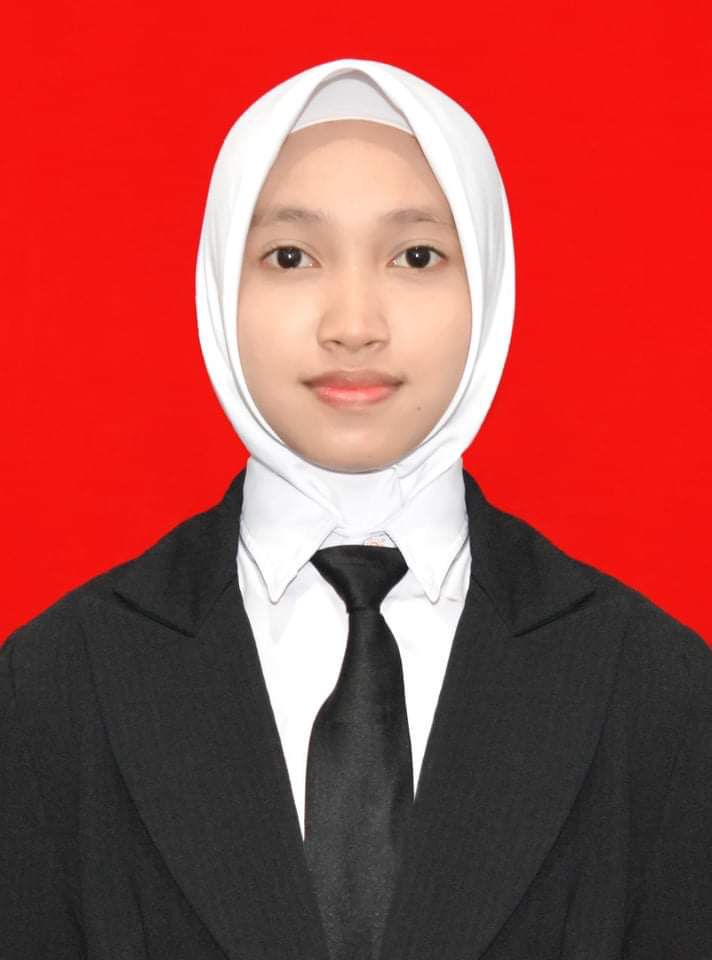
#> input picture tasya.jpeg, 712 x 960 px
$ python FilterLaplacianDomainFrekuensi.py   (older library calls are emulated)
#> lines starting #> are read from the running program, lines starting #| are printed output that depends on the picture
import cv2
import numpy as np
from numpy.fft import fft2, fftshift, ifft2

# Load the image
img = cv2.imread('tasya.jpeg', cv2.IMREAD_GRAYSCALE)
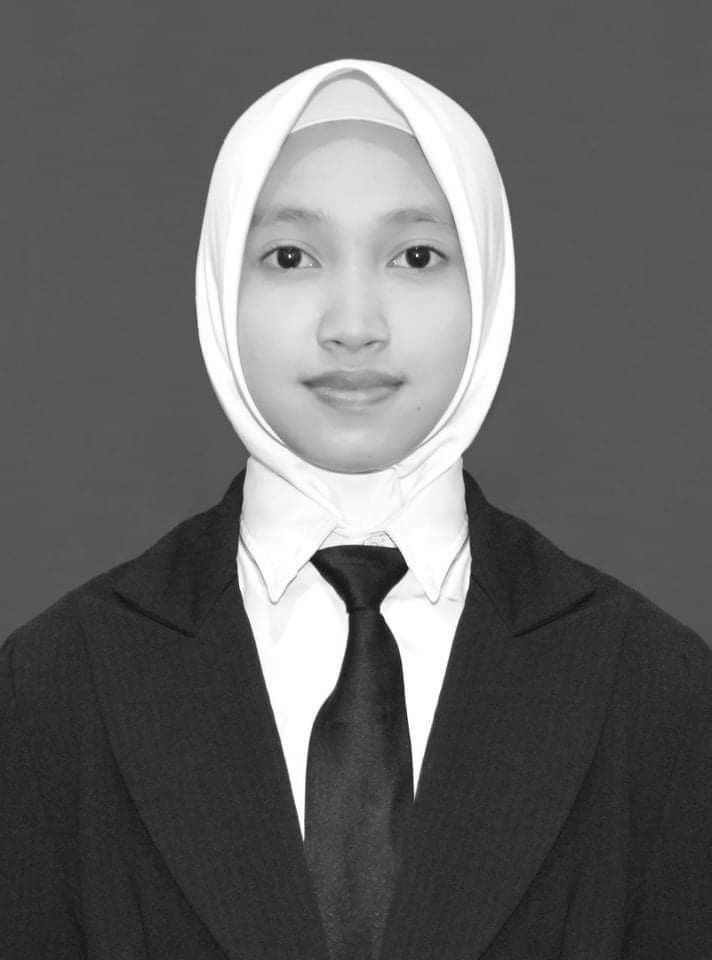
#> img: shape (960, 712); min 14, max 255, mean 101

# Calculate the FFT of the image
f = fftshift(fft2(img))

# Create a meshgrid for the Laplacian filter
rows, cols = img.shape
#> rows = 960; cols = 712
x = np.linspace(-cols/2, cols/2, cols)
#> x = 712 values from -356 to 356
y = np.linspace(-rows/2, rows/2, rows)
#> y = 960 values from -480 to 480
xx, yy = np.meshgrid(x, y)

# Create the Laplacian filter
radius = 10
L = -4 * np.pi ** 2 * (xx ** 2 + yy ** 2) / (rows ** 2 + cols ** 2)
H = np.exp(L * radius ** 2)

# Apply the Laplacian filter to the image in the frequency domain
filtered_f = f * H

# Calculate the inverse FFT of the filtered image
filtered_img = np.real(ifft2(fftshift(filtered_f)))
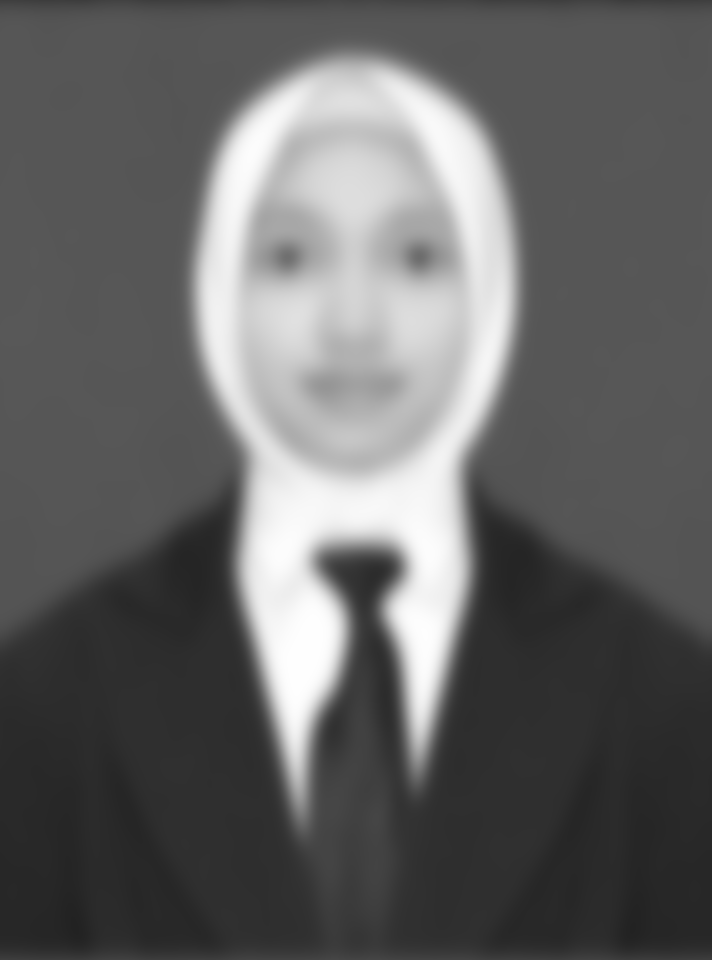
#> filtered_img: shape (960, 712) float64; min 34.65, max 254.6, mean 100.8

# Normalize the image
filtered_img = cv2.normalize(filtered_img, None, 0, 255, cv2.NORM_MINMAX, dtype=cv2.CV_8U)
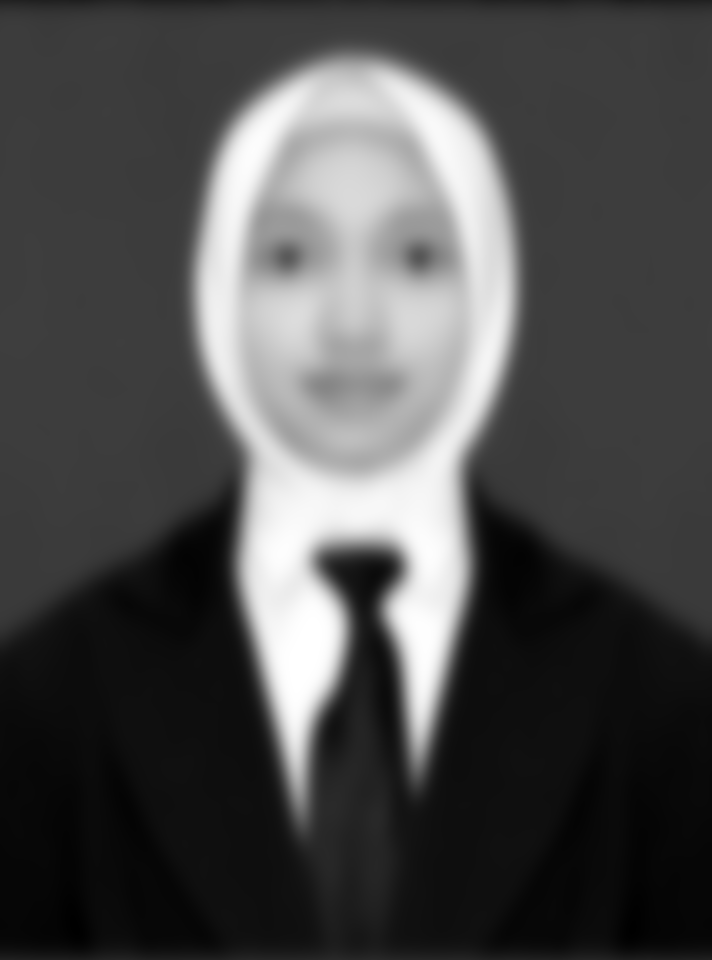
#> filtered_img: shape (960, 712); min 0, max 255, mean 76.7

# Display the original image and the filtered image side by side
cv2.imshow('Original Image', img)
cv2.imshow('Laplacian Filtered Image', filtered_img)
cv2.waitKey(0)
cv2.destroyAllWindows()
